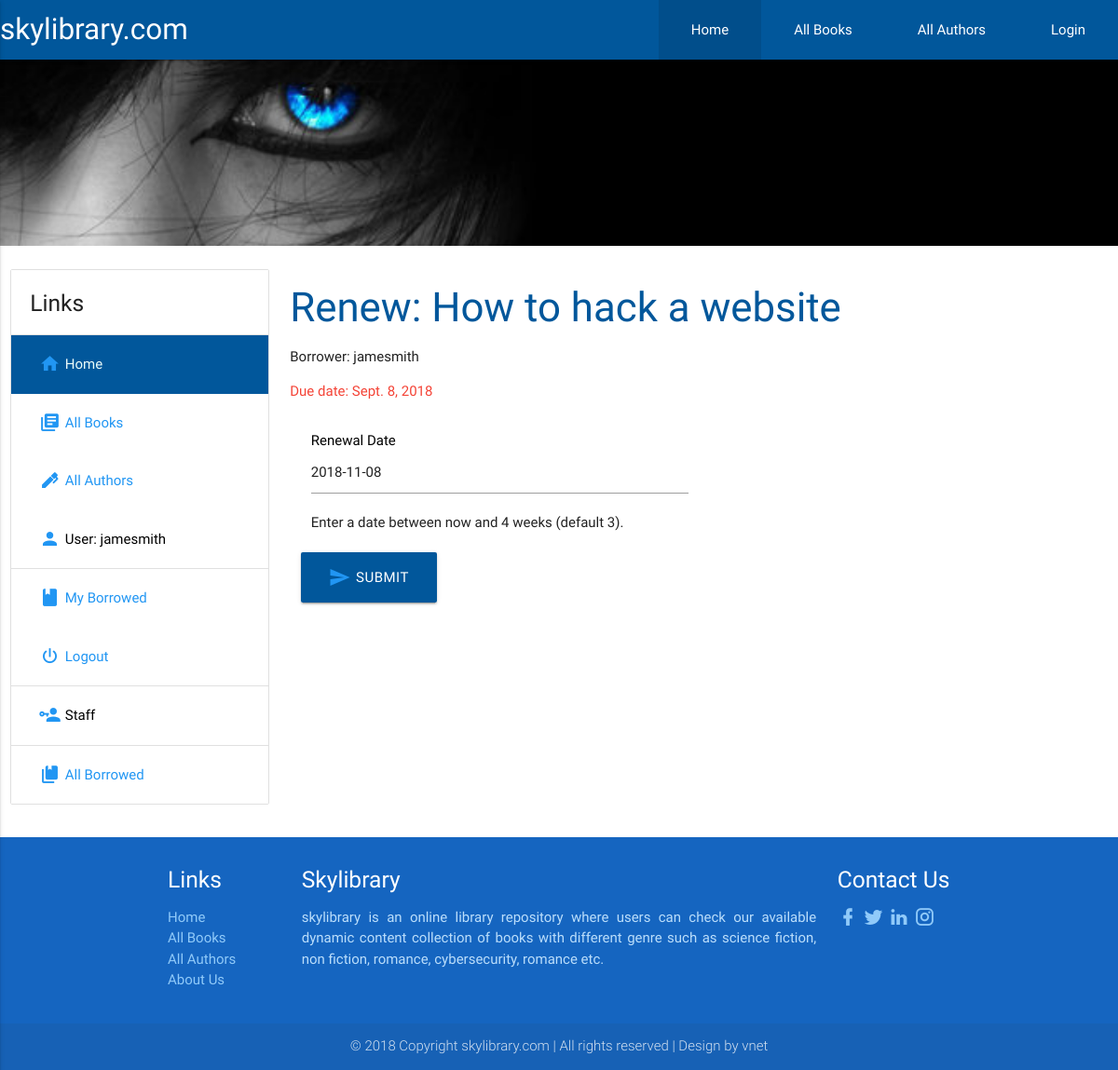
Page /catalog/book/8580f41b-aedf-47ad-93e2-f34fa621d1ba/renew/ (signed in) on the committed database.
### catalog/models.py (models this page shows, shortened)
class BookInstance(models.Model):
    id = models.UUIDField(primary_key=True, default=uuid.uuid4, help_text="Unique ID for this particular book across whole library")
    book = models.ForeignKey('Book', on_delete=models.SET_NULL, null=True)
    imprint = models.CharField(max_length=100, help_text="addition book details")
    due_back = models.DateField(null=True, blank=True) # date at which the book is expected to come available after being borrowed or in maintenance
    borrower = models.ForeignKey(User, on_delete=models.SET_NULL, null=True, blank=True)
    @property
    def is_overdue(self):
        if self.due_back and date.today() > self.due_back:
            return True
        return False
    LOAN_STATUS = (
        ('m', 'Maintenance'),
        ('o', 'On loan'),
        ('a', 'Available'),
        ('r', 'Reserved'),
    )
    status = models.CharField(max_length=1, choices=LOAN_STATUS, blank=False, default='m', help_text='Book availability status')
    class Meta:
        ordering = ["due_back"]
        permissions = (("can_mark_returned", "Set book as returned"),)

class Book(models.Model):
    title = models.CharField(max_length=100, help_text="The title of book")
    author = models.ForeignKey('Author', on_delete=models.SET_NULL, null=True)
    language = models.ForeignKey('Language', on_delete=models.SET_NULL, null=True)
    summary = models.TextField(max_length=3000, help_text='Enter a brief description of the book with the maximum length of 3000 characters')
    isbn = models.CharField('ISBN', max_length=13, help_text='13 Character <a href="https://www.isbn-international.org/content/what-isbn">ISBN number</a>')
    number_of_pages = models.IntegerField('PAGE NUMBER', help_text='The number of pages of book', blank=False)
    genre = models.ManyToManyField(Genre, help_text='Select a genre for this book', blank=True)
    BOOK_INNER_COLOR = (
        ('w', 'White'),
        ('m', 'Milk'),
        ('b', 'Black')
    )
    status = models.CharField('INNER COLOUR', max_length=1, choices=BOOK_INNER_COLOR, default='w', help_text='The inner color of the book which may either by white or milk color', blank=False)
    def display_genre(self):
        """
        Creates a string for the Genre. This is required to display genre in Admin
        """
        return ', '.join([genre.name for genre in self.genre.all()])
    display_genre.short_description = 'Genre'

### catalog/views.py (the view)
# urls.py: path('book/<uuid:pk>/renew/', views.renew_book_librarian, name='renew-book-librarian'),
@permission_required('catalog.can_mark_returned')
def renew_book_librarian(request, pk):
    book_inst = get_object_or_404(BookInstance, pk = pk)
    if request.method == 'POST':
        form = RenewBookForm(request.POST)
        if form.is_valid():
            book_inst.due_back = form.cleaned_data['renewal_date']
            book_inst.save()
            return HttpResponseRedirect(reverse('all-borrowed') )
    else:
        proposed_renewal_date = datetime.date.today() + datetime.timedelta(weeks=3)
        form = RenewBookForm(initial={'renewal_date': proposed_renewal_date,})
    return render(request, 'catalog/book_renew_librarian.html', {'form': form, 'bookinst':book_inst})

### catalog/forms.py (shortened to what this page needs)
class RenewBookForm(forms.Form):
    renewal_date = forms.DateField(help_text="Enter a date between now and 4 weeks (default 3).")

### catalog/templates/catalog/book_renew_librarian.html (shortened to what this page needs)
{% extends "base_generic.html" %}
{% block content %}
    <h3>Renew: {{bookinst.book.title}}</h3>
    <p>Borrower: {{bookinst.borrower}}</p>
    <p {% if bookinst.is_overdue %} class="red-text" {% endif %}>Due date: {{bookinst.due_back}}</p>
    <div class="row">
        <form action="" method="post" class="col s12">
            <div class="row">
                <div class="col s6">
                    <label style="color:black;font-size:15px;">Renewal Date</label>
                    {{form.renewal_date}}
                    <span class="helptext">{{form.renewal_date.help_text}}</span>
                </div>
            </div>
            <div class="row">
                <button class="btn waves-effect waves-light btn-large light-blue darken-4" type="submit" ><i class="mdi mdi-send blue-text"></i>Submit</button>
            </div>
        </form>
    </div>
{% endblock %}

### catalog/templates/base_generic.html (shortened to what this page needs)
<html lang="en">
<head>
  {% load static %}
  <link href="{% static 'materialize/css/material-icons.css' %}" rel="stylesheet">
  <link href="{% static 'materialize/icon/css/materialdesignicons.min.css' %}" rel="stylesheet">
  <link type="text/css" rel="stylesheet" href="{% static 'materialize/css/materialize.min.css' %}"  media="screen,projection"/>
  <link rel="stylesheet" href="{% static 'css/cstyles.css' %}">
</head>
<body>
    <nav>
        <div class="nav-wrapper light-blue darken-4">
            <a href="#!" class="brand-logo">skylibrary.com</a>
            <ul class="right hide-on-med-and-down">
                <li class="active"><a href="{% url 'index' %}">Home</a></li>
                <li><a href="{% url 'books' %}">All Books</a></li>
                <li><a href="{% url 'authors' %}">All Authors</a></li>
                <li><a href="{% url 'login' %}">Login</a></li>
            </ul>
        </div>
    </nav>
    <div class="row">
        {% block slide_image %}
        <div class="parallax-container">
            <div class="parallax"><img src="{% static 'images/love.jpg' %}"></div>
        </div>
        {% endblock %}
    </div>
    <div class="row">
        <div class="hide-on-small-only">
            <div class="col s12 m4 l3">
                {% block sidebar %}
                <ul class="collection with-header">
                    <li class="collection-header"><h5>Links</h5></li>
                    <li><a href="{% url 'index' %}" class="collection-item active light-blue darken-4"><i class="mdi mdi-home blue-text"></i>Home</a></li>
                    <li><a href="{% url 'books' %}" class="collection-item blue-text"><i class="mdi mdi-library-books blue-text"></i>All Books</a></li>
                    <li><a href="{% url 'authors' %}" class="collection-item blue-text"><i class="mdi mdi-pen blue-text"></i>All Authors</a></li>
                    {% if user.is_authenticated %}
                        <li class="collection-item black-text"><i class="mdi mdi-account blue-text"></i>User: {{ user.get_username }}</li>
                        <li><a href="{% url 'my-borrowed' %}" class="collection-item blue-text"><i class="mdi mdi-book blue-text"></i>My Borrowed</a></li>
                        <li><a href="{% url 'logout' %}?next={{request.path}}" class="collection-item blue-text"><i class="mdi mdi-power blue-text"></i>Logout</a></li>
                        {% if user.is_staff %}
                            <li class="collection-item black-text"><i class="mdi mdi-account-key blue-text"></i>Staff</li>
                            {% if perms.catalog.can_mark_returned %}
                                <li><a href="{% url 'all-borrowed' %}" class="collection-item blue-text"><i class="mdi mdi-book-multiple blue-text"></i>All Borrowed</a></li>
                            {% endif %}
                        {% endif %}
                    {% else %}
                        <li><a href="{% url 'login' %}?next={{request.path}}" class="collection-item blue-text"><i class="mdi mdi-send blue-text"></i>Login</a></li>
                    {% endif %}
                </ul>
                {% endblock %}
            </div>
        </div>
        <div class="col s12 m8 l9">
            {% block content %}{% endblock %}
        </div>
    </div>
    <footer class="page-footer blue darken-3">
        <div class="container">
          <div class="row">
                <div class="col m2 S12">
                <h5 class="white-text">Links</h5>
                    <ul>
                        <li><a class="blue-text text-lighten-3" href="{% url 'index' %}">Home</a></li>
                        <li><a class="blue-text text-lighten-3" href="{% url 'books' %}">All Books</a></li>
                        <li><a class="blue-text text-lighten-3" href="{% url 'authors' %}">All Authors</a></li>
                        <li><a class="blue-text text-lighten-3" href="#">About Us</a></li>
                    </ul>
                </div>
              <div class="col m8 s12">
                <h5 class="white-text">Skylibrary</h5>
                <p class="blue-text text-lighten-4">skylibrary is an online library repository where users can check our available dynamic content collection of books with different genre such as science fiction, non fiction, romance, cybersecurity, romance etc.<p>
              </div>
              <div class="col m2 s12">
                  <h5 class="white-text">Contact Us</h5>
                  <ul>
                      <li><a class="blue-text text-lighten-3" href="#!"><i class="mdi mdi-facebook"></i></a></li>
                      <li><a class="blue-text text-lighten-3" href="#!"><i class="mdi mdi-twitter"></i></a></li>
                      <li><a class="blue-text text-lighten-3" href="#!"><i class="mdi mdi-linkedin"></i></a></li>
                      <li><a class="blue-text text-lighten-3" href="#!"><i class="mdi mdi-instagram"></i></a></li>
                  </ul>
              </div>
            </div>
          </div>
          <div class="footer-copyright">
            <div class="container center">
                © 2018 Copyright skylibrary.com | All rights reserved | Design by vnet
            </div>
        </div>
      </footer>
</body>
</html>

### catalog/static/css/cstyles.css (style rules this page uses)
h3 { color:#01579b; }
nav ul a { padding:0 35px; }
.parallax-container { height: 200px; }
.collection { margin-top:5px; }
.collection a.collection-item { transition: .89s !important; }
.collection .collection-item { padding: 20px 20px; }
.blue-text.text-lighten-4 { text-align: justify; }
.mdi { font-size:1.5rem; float:left; padding-right:5px; }

### rows in the picture
BookInstance: book "How to hack a website", borrower "jamesmith", due_back "Sept. 8, 2018"

### other values in the picture
{{ user.get_username }} "jamesmith"
